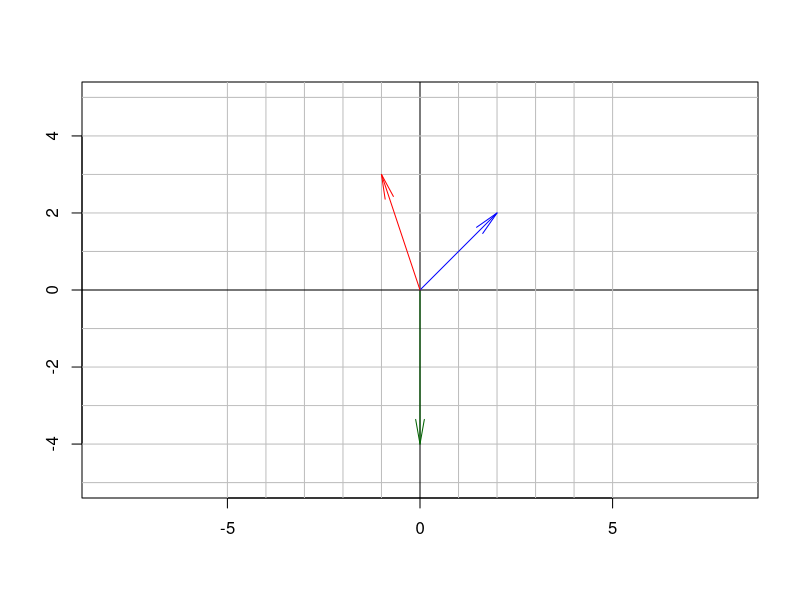
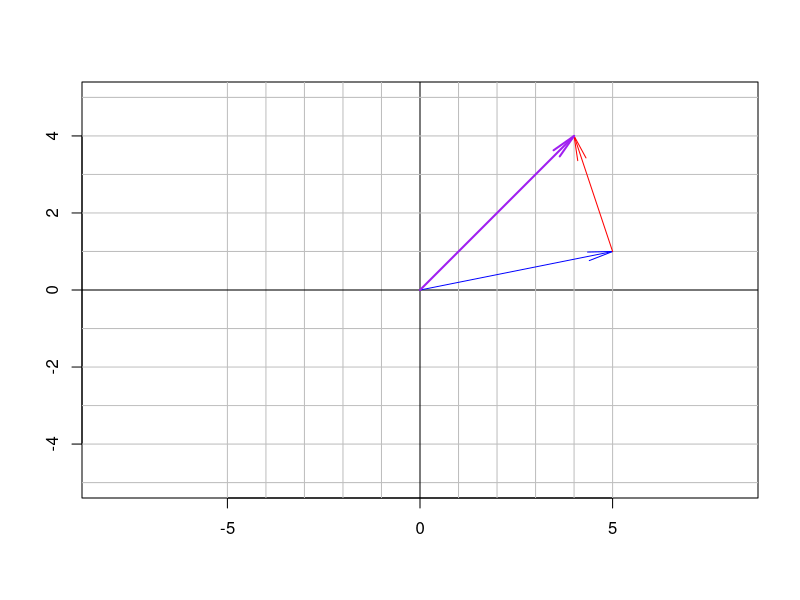

Here is the R script that generated these plots, in order:
## ---- chunk 1
knitr::opts_chunk$set(echo = TRUE)
## ---- chunk 2
# definindo alguns vetores
u <- c(0, -4)
v <- c(2, 2)
w <- c(-1, 3)

# essa pequena função facilita bastante representar vetores na janela gráfica
plotVector <- function(v, color = 'black', width = 1)
    arrows(x0 = 0, y0 = 0, x1 = v[1], y1 = v[2],
           col = color, lwd = width, angle = 10)

# vamos apenas inicializar uma região gráfica vazia;
# xlim e ylim se referem aos limites desta janela;
# xlab e ylab são os nomes de cada eixo (nada, no caso).
plot(NA, xlim = c(-5, 5), ylim = c(-5, 5), xlab = '', ylab = '', asp = 1)

# vamos também desenhar linhas que representam o sistema de coordenadas
for(i in (-5):5)
    {
        abline(h = i, col = ifelse(i != 0, 'grey', 'black'))
        abline(v = i, col = ifelse(i != 0, 'grey', 'black'))
    }

# agora, podemos usar a função que desenha vetores
plotVector(u, 'darkgreen')
plotVector(v, 'blue')
plotVector(w, 'red')
## ---- chunk 3
u <- c(5, 1)
v <- c(-1, 3)

# esta função desenha um vetor 'v' a partir da ponta de outro vetor 'u'
plotDislocatedVector <- function(v, u, color = 'black', width = 1)
    arrows(x0 = u[1], y0 = u[2], x1 = u[1] + v[1], y1 = u[2] + v[2],
           col = color, lwd = width, angle = 10)

# novamente, vamos inicializar um gráfico vazio
plot(NA, xlim = c(-5, 5), ylim = c(-5, 5), xlab = '', ylab = '', asp = 1)

for(i in (-5):5)
    {
        abline(h = i, col = ifelse(i != 0, 'grey', 'black'))
        abline(v = i, col = ifelse(i != 0, 'grey', 'black'))
    }

plotVector(u, 'blue')
plotDislocatedVector(v, u, 'red')
plotVector(u + v, 'purple', width = 2)
